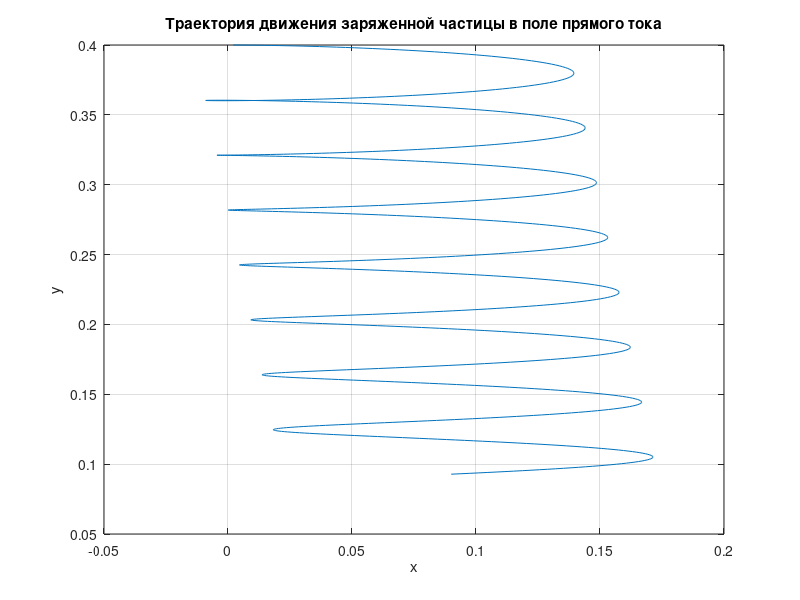

Here is the MATLAB script that generated this plot:
I = 10.0;
v_x = 2.0;
v_y = 3.0;
v_z = 0;


x = 0;
y = 4;
z = 0.4;

h = 10^(-3);
B_x = 0;
B_y = 0;
B_z = 0;
e = -1.6 * 10^(-19);
m = 1.67 * 10^(-27);
mu_0 = 4 * pi * 10^(-7);


X = zeros(1000, 1);
Y = zeros(1000, 1);
Z = zeros(1000, 1);

for i=1:1000
    B_y = (-mu_0 * I * z)/(2 * pi * (y^2 + z^2));
    B_z = (mu_0 * I * y)/(2 * pi * (y^2 + z^2));
    v_x = v_x - (e / m) * (v_y * B_z - v_z * B_y) * h;
    v_y = v_y + (e / m) * (v_x * B_z) * h;
    v_z = v_z - (e / m) * (v_x * B_y) * h;
    disp (B_y)
    x = x + v_x * h;
    y = y + v_y * h;
    z = z + v_z * h;
    X(i) = x;
    Y(i) = y;
    Z(i) = z;
end

plot(X, Z)
%plot3(X, Y, Z);
grid on
title('Траектория движения заряженной частицы в поле прямого тока')
xlabel('x')
ylabel('y')
%zlabel('z')
